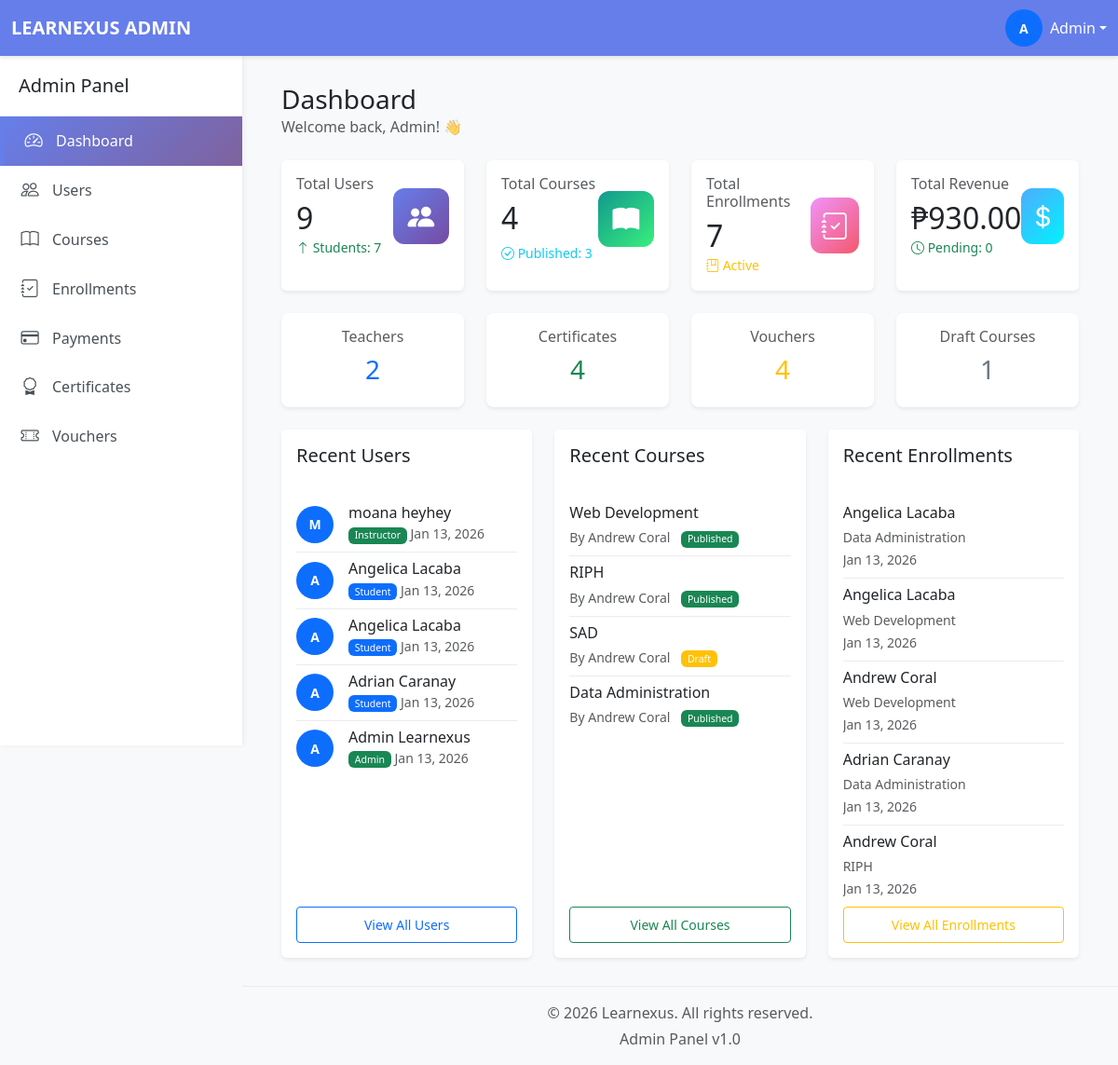
The app's page /admin/dashboard.php (signed in), older data.
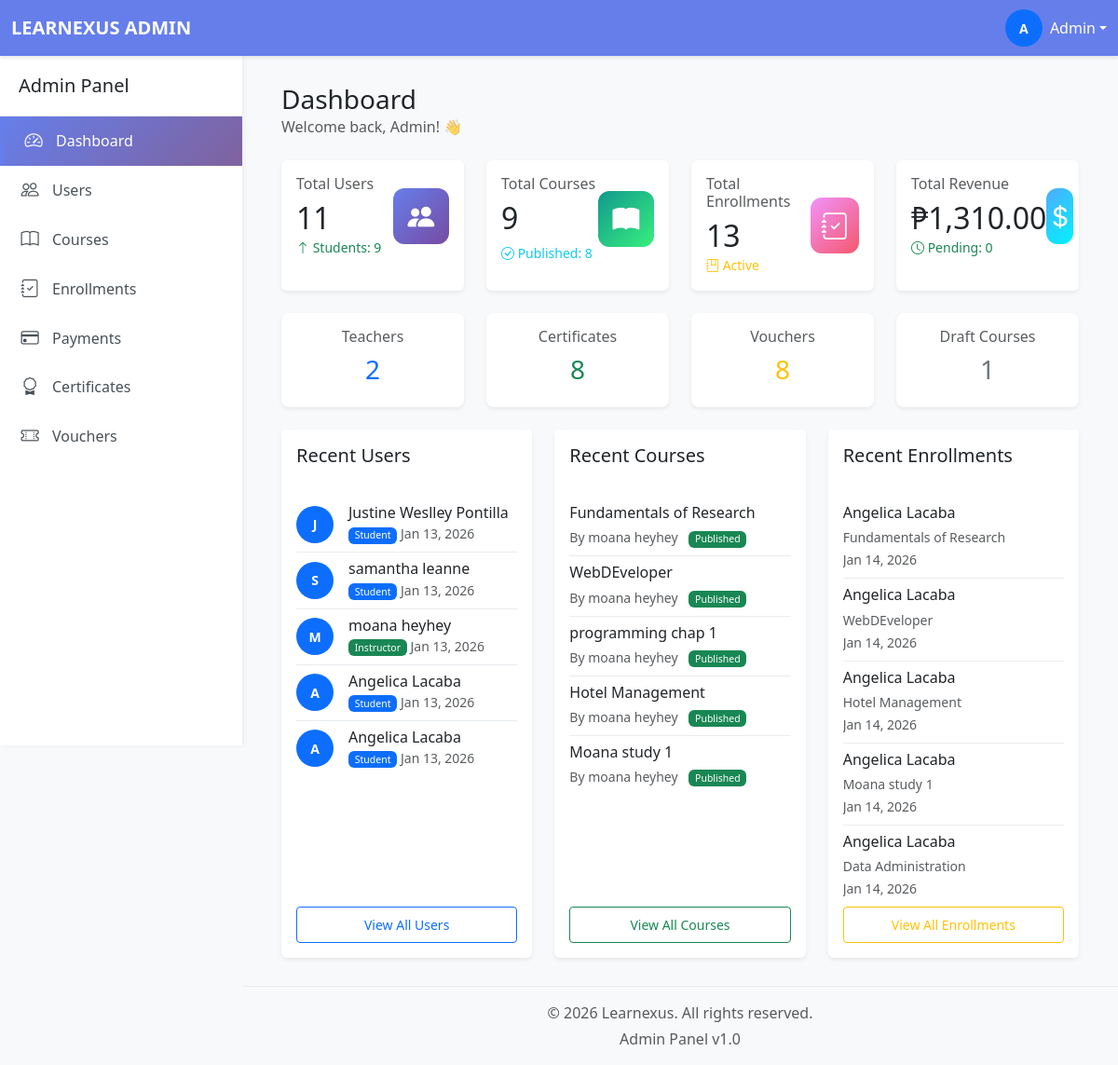
The same page, newer data.
### tables this page shows
CREATE TABLE `users` (
  `userID` int(11) NOT NULL,
  `email` varchar(255) NOT NULL,
  `passwordHash` varchar(255) NOT NULL,
  `firstName` varchar(100) NOT NULL,
  `lastName` varchar(100) NOT NULL,
  `middleInitial` varchar(5) NOT NULL,
  `phone` varchar(20) DEFAULT NULL,
  `avatar` varchar(255) DEFAULT NULL,
  `phoneVerified` tinyint(1) DEFAULT 0,
  `emailVerified` tinyint(1) DEFAULT 0,
  `role` enum('student','instructor','admin') DEFAULT 'student',
  `status` enum('active','inactive','suspended') DEFAULT 'active',
  `createdAt` timestamp NOT NULL DEFAULT current_timestamp(),
  `studentNumber` varchar(50) DEFAULT NULL,
  `teacherNumber` varchar(50) DEFAULT NULL
);

CREATE TABLE `courses` (
  `courseID` int(11) NOT NULL,
  `teacherID` int(11) NOT NULL,
  `title` varchar(255) NOT NULL,
  `description` text DEFAULT NULL,
  `price` decimal(10,2) DEFAULT 0.00,
  `category` varchar(100) DEFAULT NULL,
  `status` enum('draft','published','archived') DEFAULT 'draft',
  `passingScore` int(11) DEFAULT 70,
  `createdAt` timestamp NOT NULL DEFAULT current_timestamp()
);

CREATE TABLE `enrollments` (
  `enrollmentID` int(11) NOT NULL,
  `userID` int(11) NOT NULL,
  `courseID` int(11) NOT NULL,
  `paymentID` int(11) DEFAULT NULL,
  `progressPercentage` decimal(5,2) DEFAULT 0.00,
  `enrolledAt` timestamp NOT NULL DEFAULT current_timestamp(),
  `completedAt` timestamp NULL DEFAULT NULL,
  `status` enum('active','completed','dropped','pending') DEFAULT 'active'
);

### admin/dashboard.php (the view, shortened to what the changed rows need)
<?php
require_once '../database/db_connect.php';
try {
    $stmt = $conn->query("SELECT role, COUNT(*) as count FROM users GROUP BY role");
    $userStats = $stmt->fetchAll(PDO::FETCH_KEY_PAIR);
    $totalStudents = $userStats['student'] ?? 0;
    $totalTeachers = $userStats['instructor'] ?? 0;
    $totalUsers = $totalStudents + $totalTeachers;
    $stmt = $conn->query("SELECT status, COUNT(*) as count FROM courses GROUP BY status");
    $courseStats = $stmt->fetchAll(PDO::FETCH_KEY_PAIR);
    $publishedCourses = $courseStats['published'] ?? 0;
    $draftCourses = $courseStats['draft'] ?? 0;
    $archivedCourses = $courseStats['archived'] ?? 0;
    $totalCourses = $publishedCourses + $draftCourses + $archivedCourses;
    $stmt = $conn->query("SELECT COUNT(*) FROM enrollments");
    $totalEnrollments = $stmt->fetchColumn();
    $stmt = $conn->query("SELECT SUM(amount) FROM payments WHERE status = 'completed'");
    $totalRevenue = $stmt->fetchColumn() ?? 0;
    $stmt = $conn->query("SELECT COUNT(*) FROM payments WHERE status = 'pending'");
    $pendingPayments = $stmt->fetchColumn();
    $stmt = $conn->query("SELECT COUNT(*) FROM certificates");
    $totalCertificates = $stmt->fetchColumn();
    $stmt = $conn->query("SELECT COUNT(*) as total, SUM(isUsed) as used FROM vouchers");
    $voucherStats = $stmt->fetch();
    $totalVouchers = $voucherStats['total'] ?? 0;
    $stmt = $conn->query("SELECT userID, firstName, lastName, role, createdAt FROM users ORDER BY createdAt DESC LIMIT 5");
    $recentUsers = $stmt->fetchAll(PDO::FETCH_ASSOC);
    $stmt = $conn->query("
        SELECT c.courseID, c.title, c.status, c.createdAt, u.firstName, u.lastName
        FROM courses c
        JOIN users u ON c.teacherID = u.userID
        ORDER BY c.createdAt DESC
        LIMIT 5
    ");
    $recentCourses = $stmt->fetchAll(PDO::FETCH_ASSOC);
    $stmt = $conn->query("
        SELECT e.enrollmentID, e.enrolledAt, u.firstName, u.lastName, c.title
        FROM enrollments e
        JOIN users u ON e.userID = u.userID
        JOIN courses c ON e.courseID = c.courseID
        ORDER BY e.enrolledAt DESC
        LIMIT 5
    ");
    $recentEnrollments = $stmt->fetchAll(PDO::FETCH_ASSOC);
} catch (PDOException $e) {
    error_log("Dashboard Error: " . $e->getMessage());
}
include 'includes/header.php';
?>
<div class="main-content">
    <div class="container-fluid">
        <div class="d-flex justify-content-between align-items-center mb-4">
            <div>
                <h1 class="h3 mb-0">Dashboard</h1>
            </div>
        </div>
        <div class="row g-4 mb-4">
            <div class="col-xl-3 col-md-6">
                <div class="card stat-card border-0 shadow-sm h-100">
                    <div class="card-body">
                        <div class="d-flex justify-content-between align-items-center">
                            <div>
                                <h6 class="text-muted mb-2">Total Users</h6>
                                <h2 class="mb-0"><?php echo number_format($totalUsers); ?></h2>
                                <small class="text-success">
                                    <i class="bi bi-arrow-up"></i> Students: <?php echo $totalStudents; ?>
                                </small>
                            </div>
                        </div>
                    </div>
                </div>
            </div>
            <div class="col-xl-3 col-md-6">
                <div class="card stat-card border-0 shadow-sm h-100">
                    <div class="card-body">
                        <div class="d-flex justify-content-between align-items-center">
                            <div>
                                <h6 class="text-muted mb-2">Total Courses</h6>
                                <h2 class="mb-0"><?php echo number_format($totalCourses); ?></h2>
                                <div class="d-flex gap-2 justify-content-start align-items-center mt-2">
                                    <small class="text-info">
                                        <i class="bi bi-check-circle"></i> Published: <?php echo $publishedCourses; ?>
                                    </small>
                                </div>
                            </div>
                        </div>
                    </div>
                </div>
            </div>
            <div class="col-xl-3 col-md-6">
                <div class="card stat-card border-0 shadow-sm h-100">
                    <div class="card-body">
                        <div class="d-flex justify-content-between align-items-center">
                            <div>
                                <h6 class="text-muted mb-2">Total Enrollments</h6>
                                <h2 class="mb-0"><?php echo number_format($totalEnrollments); ?></h2>
                                <small class="text-warning">
                                    <i class="bi bi-journal-bookmark"></i> Active
                                </small>
                            </div>
                        </div>
                    </div>
                </div>
            </div>
            <div class="col-xl-3 col-md-6">
                <div class="card stat-card border-0 shadow-sm h-100">
                    <div class="card-body">
                        <div class="d-flex justify-content-between align-items-center">
                            <div>
                                <h6 class="text-muted mb-2">Total Revenue</h6>
                                <h2 class="mb-0">₱<?php echo number_format($totalRevenue, 2); ?></h2>
                                <small class="text-success">
                                    <i class="bi bi-clock"></i> Pending: <?php echo $pendingPayments; ?>
                                </small>
                            </div>
                        </div>
                    </div>
                </div>
            </div>
        </div>
        <div class="row g-4 mb-4">
            <div class="col-xl-3 col-md-6">
                <div class="card border-0 shadow-sm hover-stat">
                    <div class="card-body text-center">
                        <h6 class="text-muted">Certificates</h6>
                        <h3 class="text-success"><?php echo number_format($totalCertificates); ?></h3>
                    </div>
                </div>
            </div>
            <div class="col-xl-3 col-md-6">
                <div class="card border-0 shadow-sm hover-stat">
                    <div class="card-body text-center">
                        <h6 class="text-muted">Vouchers</h6>
                        <h3 class="text-warning"><?php echo number_format($totalVouchers); ?></h3>
                    </div>
                </div>
            </div>
        </div>
        <div class="row g-4">
            <div class="col-md-4 col-12">
                <div class="card border-0 shadow-sm h-100">
                    <div class="card-body d-flex flex-column">
                        <div class="flex-grow-1 overflow-auto">
                            <div class="list-group list-group-flush">
                                <?php if (empty($recentUsers)): ?>
                                    <p class="text-muted">No recent users</p>
                                <?php else: ?>
                                    <?php foreach ($recentUsers as $user): ?>
                                        <div class="list-group-item px-0">
                                            <div class="d-flex align-items-center">
                                                <div class="avatar-sm bg-primary text-white rounded-circle d-flex align-items-center justify-content-center me-3">
                                                    <?php echo strtoupper(substr($user['firstName'], 0, 1)); ?>
                                                </div>
                                                <div class="flex-grow-1">
                                                    <h6 class="mb-0"><?php echo htmlspecialchars($user['firstName'] . ' ' . $user['lastName']); ?></h6>
                                                    <small class="text-muted">
                                                        <span class="badge bg-<?php echo $user['role'] === 'student' ? 'primary' : 'success'; ?>">
                                                            <?php echo ucfirst($user['role']); ?>
                                                        </span>
                                                        <?php echo date('M d, Y', strtotime($user['createdAt'])); ?>
                                                    </small>
                                                </div>
                                            </div>
                                        </div>
                                    <?php endforeach; ?>
                                <?php endif; ?>
                            </div>
                        </div>
                    </div>
                </div>
            </div>
            <div class="col-md-4 col-12">
                <div class="card border-0 shadow-sm h-100">
                    <div class="card-body d-flex flex-column">
                        <div class="flex-grow-1 overflow-auto">
                            <div class="list-group list-group-flush">
                                <?php if (empty($recentCourses)): ?>
                                    <p class="text-muted">No recent courses</p>
                                <?php else: ?>
                                    <?php foreach ($recentCourses as $course): ?>
                                        <div class="list-group-item px-0">
                                            <h6 class="mb-1"><?php echo htmlspecialchars($course['title']); ?></h6>
                                            <small class="text-muted">
                                                By <?php echo htmlspecialchars($course['firstName'] . ' ' . $course['lastName']); ?>
                                                <span class="badge bg-<?php
                                                    echo $course['status'] === 'published' ? 'success' :
                                                        ($course['status'] === 'draft' ? 'warning' : 'secondary');
                                                ?> ms-2">
                                                    <?php echo ucfirst($course['status']); ?>
                                                </span>
                                            </small>
                                        </div>
                                    <?php endforeach; ?>
                                <?php endif; ?>
                            </div>
                        </div>
                    </div>
                </div>
            </div>
            <div class="col-md-4 col-12">
                <div class="card border-0 shadow-sm h-100">
                    <div class="card-body d-flex flex-column">
                        <div class="flex-grow-1 overflow-auto">
                            <div class="list-group list-group-flush">
                                <?php if (empty($recentEnrollments)): ?>
                                    <p class="text-muted">No recent enrollments</p>
                                <?php else: ?>
                                    <?php foreach ($recentEnrollments as $enrollment): ?>
                                        <div class="list-group-item px-0">
                                            <h6 class="mb-1"><?php echo htmlspecialchars($enrollment['firstName'] . ' ' . $enrollment['lastName']); ?></h6>
                                            <small class="text-muted">
                                                <?php echo htmlspecialchars($enrollment['title']); ?>
                                                <br>
                                                <?php echo date('M d, Y', strtotime($enrollment['enrolledAt'])); ?>
                                            </small>
                                        </div>
                                    <?php endforeach; ?>
                                <?php endif; ?>
                            </div>
                        </div>
                    </div>
                </div>
            </div>
        </div>
    </div>
</div>
<?php include 'includes/footer.php'; ?>

Row changes from the older to the newer data that the page shows:
no longer on this page (row unchanged): users: firstName "A", firstName+lastName "Adrian Caranay", role "Student", createdAt "Jan 13, 2026"
no longer on this page (row unchanged): users: firstName "A", firstName+lastName "Admin Learnexus", role "Admin", createdAt "Jan 13, 2026"
no longer on this page (row unchanged): courses: title "Web Development", teacherID.lastName "Andrew Coral", status "Published"
no longer on this page (row unchanged): courses: title "RIPH", teacherID.lastName "Andrew Coral", status "Published"
no longer on this page (row unchanged): courses: title "SAD", teacherID.lastName "Andrew Coral", status "Draft"
no longer on this page (row unchanged): courses: title "Data Administration", teacherID.lastName "Andrew Coral", status "Published"
no longer on this page (row unchanged): enrollments: userID.lastName "Angelica Lacaba", courseID.title "Data Administration", enrolledAt "Jan 13, 2026"
no longer on this page (row unchanged): enrollments: userID.lastName "Angelica Lacaba", courseID.title "Web Development", enrolledAt "Jan 13, 2026"
no longer on this page (row unchanged): enrollments: userID.lastName "Andrew Coral", courseID.title "Web Development", enrolledAt "Jan 13, 2026"
no longer on this page (row unchanged): enrollments: userID.lastName "Adrian Caranay", courseID.title "Data Administration", enrolledAt "Jan 13, 2026"
no longer on this page (row unchanged): enrollments: userID.lastName "Andrew Coral", courseID.title "RIPH", enrolledAt "Jan 13, 2026"
added users: firstName "J", firstName+lastName "Justine Weslley Pontilla", role "Student", createdAt "Jan 13, 2026"
added users: firstName "S", firstName+lastName "samantha leanne", role "Student", createdAt "Jan 13, 2026"
added courses: title "Fundamentals of Research", teacherID.lastName "moana heyhey", status "Published"
added courses: title "WebDEveloper", teacherID.lastName "moana heyhey", status "Published"
added courses: title "programming chap 1", teacherID.lastName "moana heyhey", status "Published"
added courses: title "Hotel Management", teacherID.lastName "moana heyhey", status "Published"
added courses: title "Moana study 1", teacherID.lastName "moana heyhey", status "Published"
added enrollments: userID.lastName "Angelica Lacaba", courseID.title "Fundamentals of Research", enrolledAt "Jan 14, 2026"
added enrollments: userID.lastName "Angelica Lacaba", courseID.title "WebDEveloper", enrolledAt "Jan 14, 2026"
added enrollments: userID.lastName "Angelica Lacaba", courseID.title "Hotel Management", enrolledAt "Jan 14, 2026"
added enrollments: userID.lastName "Angelica Lacaba", courseID.title "Moana study 1", enrolledAt "Jan 14, 2026"
added enrollments: userID.lastName "Angelica Lacaba", courseID.title "Data Administration", enrolledAt "Jan 14, 2026"
Text that changed along with them:
$totalUsers: "9" → "11"
$totalStudents: "7" → "9"
$totalCourses: "4" → "9"
$publishedCourses: "3" → "8"
$totalEnrollments: "7" → "13"
$totalRevenue: "930.00" → "1,310.00"
$totalCertificates: "4" → "8"
$totalVouchers: "4" → "8"
